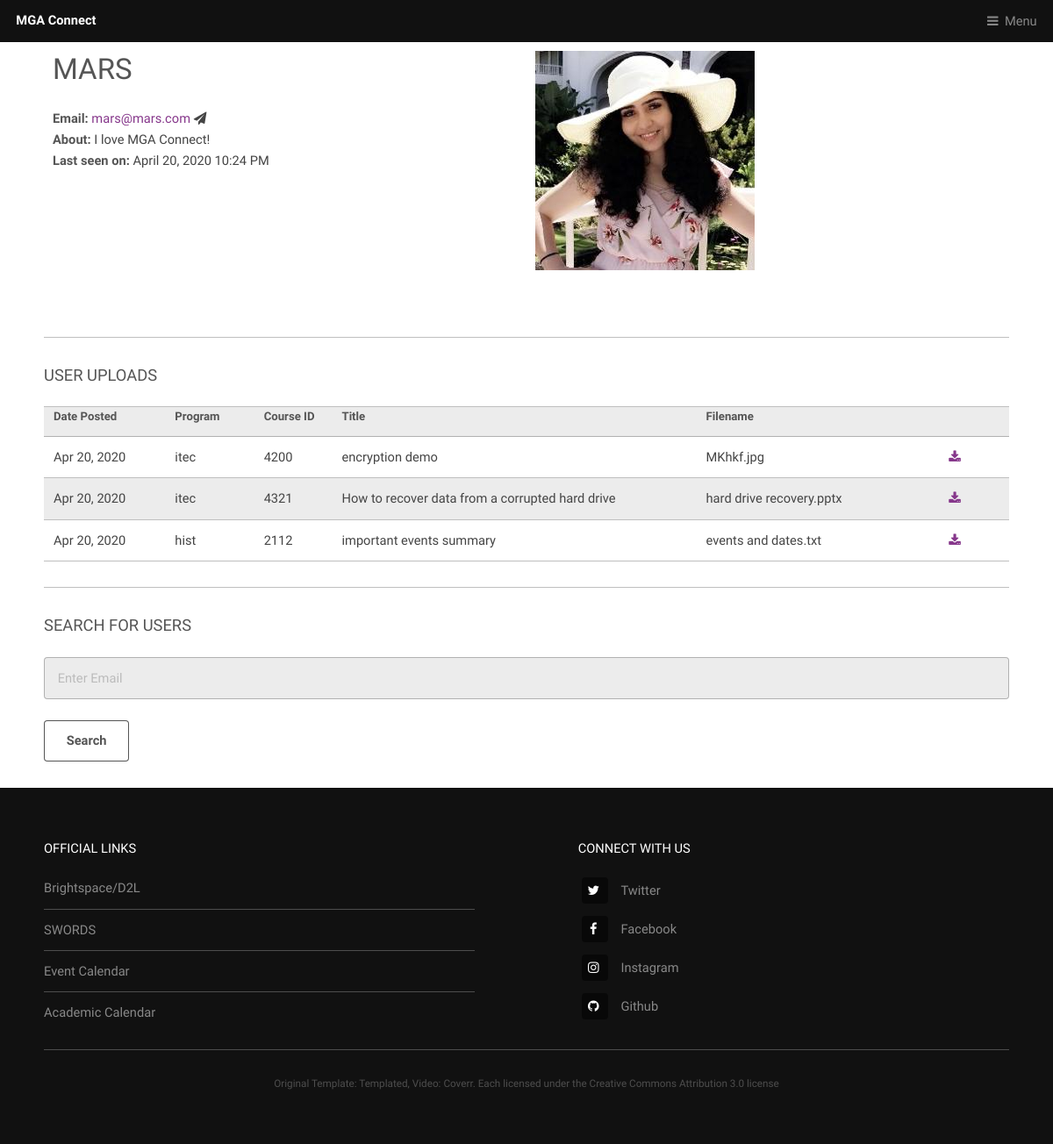
Screenshot of /user/983999999 (signed in) with the database file from the repository.
### app/models.py (models this page shows, shortened)
class User(db.Model, UserMixin):
    id = db.Column(db.Integer, primary_key=True)
    username = db.Column(db.String(20), unique=True, nullable=False)
    stu_id = db.Column(db.String(9), unique=True, nullable=False)
    email = db.Column(db.String(60), unique=True, nullable=False)
    image_file = db.Column(db.String(20), nullable=False, default='default.jpg')
    about_me = db.Column(db.String(250))
    last_seen = db.Column(db.DateTime, default=datetime.today())
    password = db.Column(db.String(30), nullable=False)
    posts = db.relationship('Post', backref='author', lazy=True)
    roles = db.relationship('Role', secondary='user_roles', backref=db.backref('users', lazy='dynamic'))
    def has_role(self, name):
        for role in self.roles:
            if role.name == name:
                return True
            return False

class Notes(db.Model):
    __tablename__ = 'notes'
    id = db.Column(db.Integer, primary_key=True)
    program =db.Column(db.Integer(), db.ForeignKey('class_list.program', ondelete='CASCADE'))
    course_id = db.Column(db.Integer(), db.ForeignKey('class_list.course_id', ondelete='CASCADE'))
    title = db.Column(db.String(100), nullable=False)
    date_posted = db.Column(db.DateTime, nullable=False, default=datetime.utcnow)
    content = db.Column(db.Text, nullable=True)
    notes_file = db.Column(db.String(20), nullable=False)
    original_filename = db.Column(db.String(100), nullable=False)
    user_id = db.Column(db.String(9), db.ForeignKey('user.stu_id', ondelete='CASCADE'), nullable=False)

### app/routes.py (the view)
def account(stu_id):
    if not current_user.is_authenticated:
        flash('That feature is for logged in users only! Sign in or register an account first!', 'info')
        return redirect(url_for('login'))
    user = User.query.filter_by(stu_id=stu_id).first_or_404()
    uploaded = Notes.query.filter_by(user_id=stu_id).order_by(Notes.id.desc()).all()
    return render_template('account_profile.html', user=user, uploaded=uploaded, title='Account')

### app/routes.py (called while the page is built)
@app.before_request
def before_request():
    if current_user.is_authenticated:
        current_user.last_seen = datetime.utcnow()
        db.session.commit()

### app/templates/account_profile.html (shortened to what this page needs)
{% extends 'template.html' %}
{% block content %}
    <div class="inner">
        <div class="content">
            <div class="flex-container">
                <div>
                    <h2>{{ user.username }}</h2>
                    <p>
                        {% if user.email %}
                            <b>Email: </b>  <a href="mailto:{{ user.email }}">{{ user.email }}</a>
                            <i class="icon fa-paper-plane"></i>
                        {% endif %}<br>
                        {% if user.about_me %}<b>About: </b>  {{ user.about_me }}{% endif %}<br>
                        {% if user.last_seen %}<b>Last seen on: </b>{{  moment(user.last_seen).format('LLL') }}{% endif %}
                    </p>
                </div>
                <div>
                    <p><img src="{{ url_for('static', filename='images/profile_pics/' + user.image_file) }}"></p>
                </div>
            </div>
            <hr>
            {% if uploaded %}
            <div class="content">
                <h3>User Uploads</h3>
                <table>
                <col width="100"><col width="20"><col width="20"><col width="300"><col width="200"><col width="20"><col width="20">
                    <tr>
                        <th>Date Posted</th>
                        <th>Program</th>
                        <th>Course ID</th>
                        <th>Title</th>
                        <th>Filename</th>
                        <th> </th>
                        <th> </th>
                    </tr>
                    {% for note in uploaded %}
                        <tr>
                            <td>{{ note.date_posted.strftime('%b %d, %Y') }}</td>
                            <td>{{ note.program }}</td>
                            <td>{{ note.course_id }}</td>
                            <td>{{ note.title }}</td>
                            <td>{{ note.original_filename }}</td>
                            <td><a href="{{ url_for('download_file', filename=note.notes_file) }}" class="icon fa-download"></a></td>
                            {% if current_user.stu_id == note.user_id %}
                                <td><a href="{{ url_for('delete_note', note_id=note.id) }}" class="icon fa-trash"></a></td>
                            {% else %}
                                <td> </td>
                            {% endif %}
                        </tr>
                    {% endfor %}
                </table>
            </div>
            {% else %}
                <h3>This user has not uploaded any notes yet</h3>
            {% endif %}
            <hr>
            <form action="#" method="POST">
                <h3>Search for users</h3>
                <input type="email" name="email" placeholder="Enter Email" value="{{ email if email }}" />
                <br>
                <input type="submit" value="Search" />
            </form>
        </div>
    </div>
{% endblock %}

### rows the page displays
User: username "MARS", email "mars@mars.com", about_me "I love MGA Connect!", last_seen "April 20, 2020 10:24 PM", image_file (picture)
Notes: date_posted "Apr 20, 2020", program "itec", course_id "4200", title "encryption demo", original_filename "MKhkf.jpg"
Notes: date_posted "Apr 20, 2020", program "itec", course_id "4321", title "How to recover data from a corrupted hard drive", original_filename "hard drive recovery.pptx"
Notes: date_posted "Apr 20, 2020", program "hist", course_id "2112", title "important events summary", original_filename "events and dates.txt"
